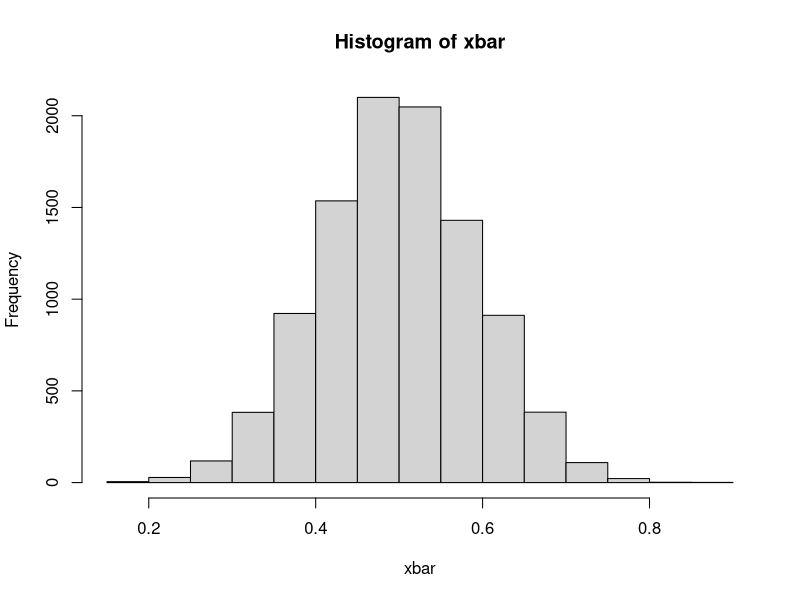

Generate this figure with R:
#Central limit theory

n = 10 #number of samples
nsim = 10^4 #repeat the sampling for 10000 times
x = matrix(runif(nsim*n), nrow = nsim, ncol = n) #each row is a replicate of 10 samples

xbar = rowMeans(x) #to calculate the x(bar)_10

hist(xbar)
